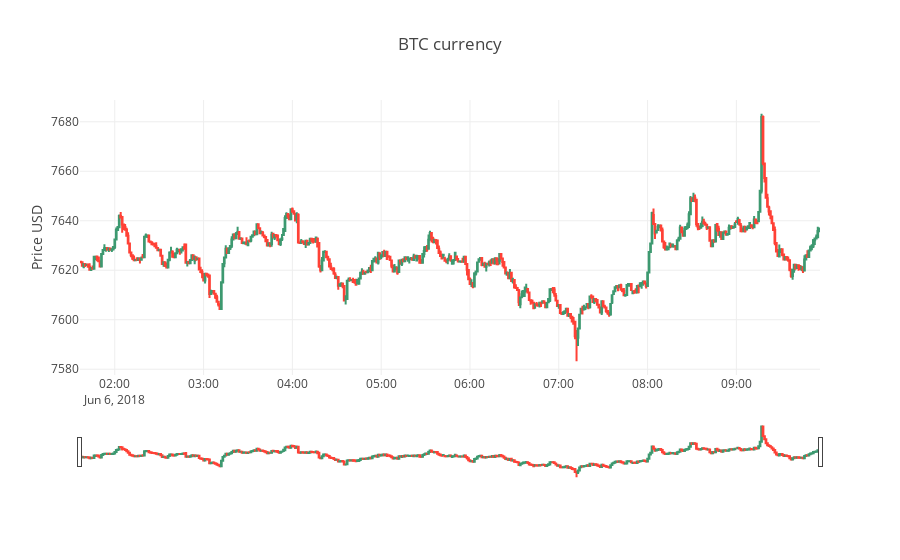

Notebook code for this chart:
### Markdown cell above
## Realtime correlation viewer
We can stream the new tweets about the crypto using the TwythonStreamer module. 

Using the CryptoCompare API we can also retrieve the crypto currency in realtime using sockets.

Finally we can plot it with Plotly.

### Code cell
# update historical data until today
file = open("current_crypto.txt", "w") 
file.write(CURRENCY_SYMBOL)
file.close()
%run 03_CryptoCurrencyExtraction.ipynb

### Figure 1 — Plotly figure (JSON) as saved in the notebook; plotly's stock layout.template omitted (floating-point values rounded to 4 significant figures; data arrays with more than 128 entries replaced by an {"elided": "..."} marker saying what was removed)
{"data": [{"close": {"elided": "500 float values"}, "high": {"elided": "500 float values"}, "low": {"elided": "500 float values"}, "open": {"elided": "500 float values"}, "type": "candlestick", "x": {"elided": "500 str values"}}], "layout": {"title": "BTC currency", "yaxis": {"title": "Price USD"}}}
